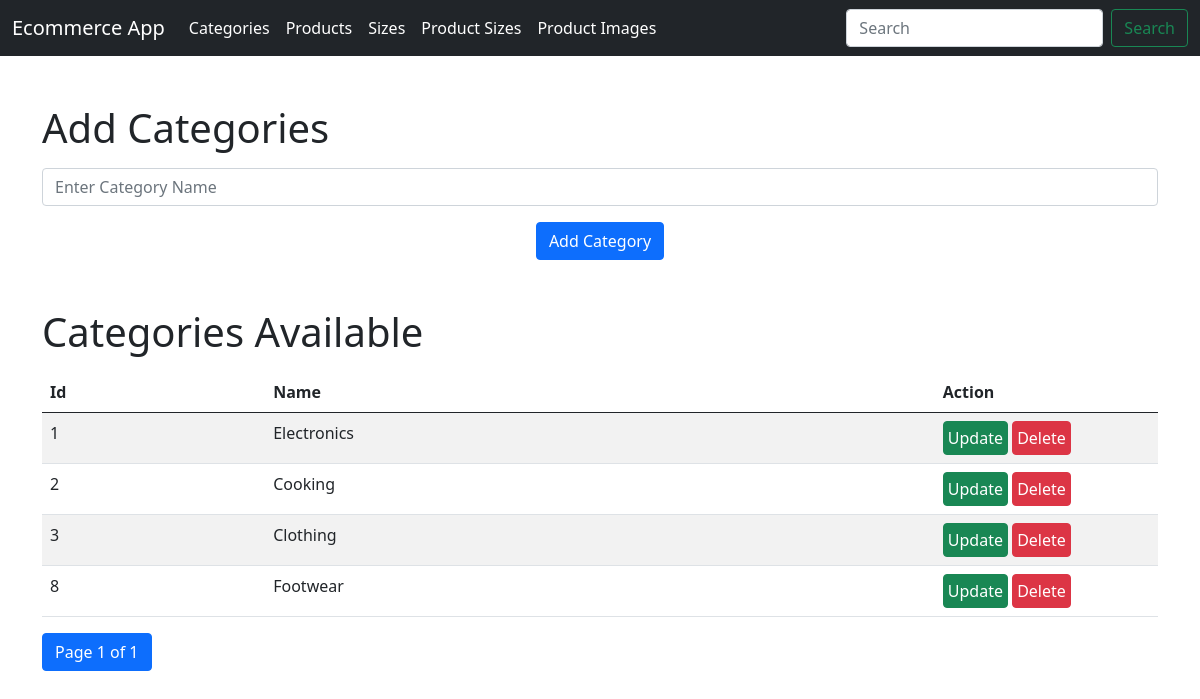
Page /categories/ on the committed database.
### Core/models.py (models this page shows, shortened)
class Category(models.Model):
    name = models.CharField(max_length=50)
    class Meta:
        verbose_name_plural = "Categories"

### Core/views.py (the view, shortened to what this page needs)
# urls.py: path('categories/', views.CategoryView.as_view(), name="Categories"),
class CategoryView(View):
    def get(self, request, id = None, *args, **kwargs):
        category_form = CategoryForm()
        if id is not None:
            categories = [Category.objects.get(pk=id)]
        else:
            categories = Category.objects.all()
        paginator = Paginator(categories, 10, orphans=4)
        page_number = request.GET.get('page')
        page_obj = paginator.get_page(page_number)
        return render(request, "Core/categories.html", {'page_obj' : page_obj, 'form' : category_form})

### Core/forms.py (shortened to what this page needs)
class CategoryForm(forms.ModelForm):
    def __init__(self, *args, **kwargs):
        super(CategoryForm, self).__init__(*args, **kwargs)
        self.fields.get('name').required = False
    class Meta:
        model = Category
        fields = '__all__'
        widgets = {
            'name' : forms.TextInput(attrs={'class' : 'form-control', 'placeholder' : 'Enter Category Name'})
        }

### Core/templates/Core/categories.html (shortened to what this page needs)
{% extends "Core/base.html" %}
{% block main %}
<main class="container">
    <h1 class="mt-5 mb-3">Add Categories</h1>
    <form class="text-center form-group" method="POST" NOVALIDATE>
        <div class="mb-3">
            {{ form.name }}
        </div>
        <button type="submit" class="btn btn-primary">Add Category</button>
    </form>
    <h1 class="mt-5 mb-3">Categories Available</h1>
    <table class="table table-striped table-hover">
        <thead>
            <tr>
                <th width="20%" scope="col">Id</th>
                <th width="60%" scope="col">Name</th>
                <th width="20%" scope="col">Action</th>
            </tr>
        </thead>
        <tbody>
            {% for category in page_obj %}
            <tr>
                <td scope="row">{{ category.id }}</td>
                <td>{{ category.name }}</td>
                <td><a href="{% url 'UpdateCategory' category.id %}" class="btn btn-success p-1">Update</a> <a
                        href="{% url 'DeleteCategory' category.id %}" class="btn btn-danger p-1 delete">Delete</a></td>
            </tr>
            {% endfor %}
        </tbody>
    </table>
</main>
{% endblock main %}

### rows in the picture
Category: id "1", name "Electronics"
Category: id "2", name "Cooking"
Category: id "3", name "Clothing"
Category: id "8", name "Footwear"

### other values in the picture
{{ page_obj.number }} "1"
{{ page_obj.paginator.num_pages }} "1"
